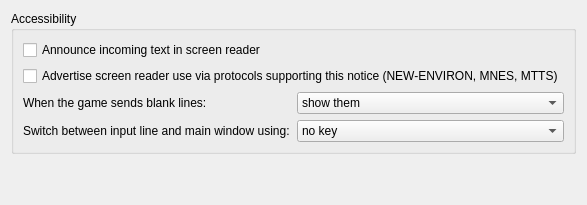
     <widget class="QWidget" name="tab_accessibility">
      <attribute name="title">
       <string>Accessibility</string>
      </attribute>
      <layout class="QVBoxLayout" name="vBoxLayout_tab_accessibility">
       <item>
        <widget class="QGroupBox" name="groupBox_accessibility">
         <property name="title">
          <string>Accessibility</string>
         </property>
         <layout class="QGridLayout" name="gridLayout_groupBox_accessibility">
          <item row="0" column="0" colspan="2">
           <widget class="QCheckBox" name="checkBox_announceIncomingText">
            <property name="toolTip">
             <string>On some platforms, like macOS, the screen reader tool has issues announcing incoming text fully, without skipping. You can opt into disabling announcing new text from the game with this option to use a custom TTS instead which avoids such issues</string>
            </property>
            <property name="text">
             <string>Announce incoming text in screen reader</string>
            </property>
           </widget>
          </item>
          <item row="1" column="0" colspan="2">
           <widget class="QCheckBox" name="checkBox_advertiseScreenReader">
            <property name="toolTip">
             <string></string>
            </property>
            <property name="text">
             <string>Advertise screen reader use via protocols supporting this notice (NEW-ENVIRON, MNES, MTTS)</string>
            </property>
           </widget>
          </item>
          <item row="2" column="0">
           <widget class="QLabel" name="label_blankLinesBehaviour">
            <property name="text">
             <string>When the game sends blank lines:</string>
            </property>
            <property name="buddy">
             <cstring>comboBox_blankLinesBehaviour</cstring>
            </property>
           </widget>
          </item>
          <item row="2" column="1">
           <widget class="QComboBox" name="comboBox_blankLinesBehaviour">
            <item>
             <property name="text">
              <string>show them</string>
             </property>
            </item>
            <item>
             <property name="text">
              <string>hide them</string>
             </property>
            </item>
            <item>
             <property name="text">
              <string>replace with a space</string>
             </property>
            </item>
           </widget>
          </item>
          <item row="3" column="0">
           <widget class="QLabel" name="label_caretModeKey">
            <property name="text">
             <string>Switch between input line and main window using:</string>
            </property>
            <property name="buddy">
             <cstring>comboBox_caretModeKey</cstring>
            </property>
           </widget>
          </item>
          <item row="3" column="1">
           <widget class="QComboBox" name="comboBox_caretModeKey">
            <item>
             <property name="text">
              <string>no key</string>
             </property>
            </item>
            <item>
             <property name="text">
              <string>Tab</string>
             </property>
            </item>
            <item>
             <property name="text">
              <string>Ctrl+Tab</string>
             </property>
            </item>
            <item>
             <property name="text">
              <string>F6</string>
             </property>
            </item>
           </widget>
          </item>
         </layout>
        </widget>
       </item>
       <item>
        <spacer name="verticalSpacer_accessibility">
         <property name="orientation">
          <enum>Qt::Vertical</enum>
         </property>
         <property name="sizeType">
          <enum>QSizePolicy::Expanding</enum>
         </property>
         <property name="sizeHint" stdset="0">
          <size>
           <width>20</width>
           <height>40</height>
          </size>
         </property>
        </spacer>
       </item>
      </layout>
     </widget>
